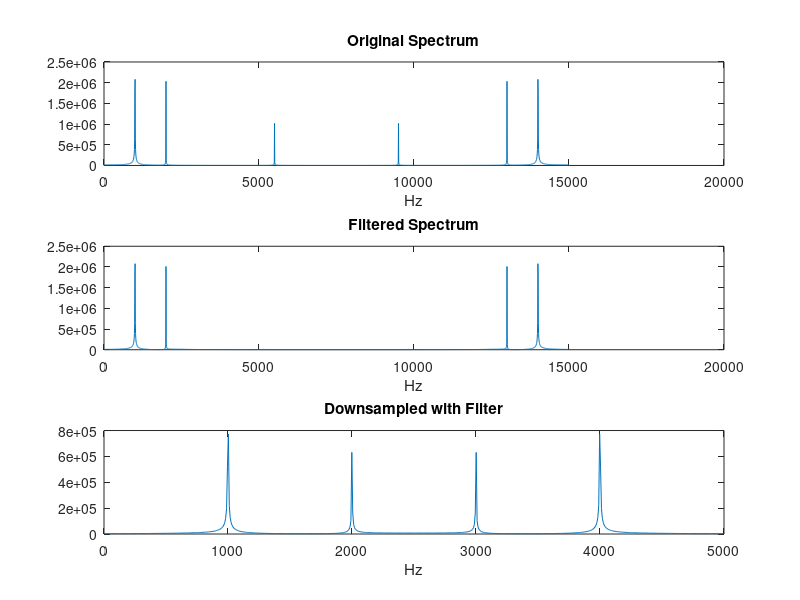
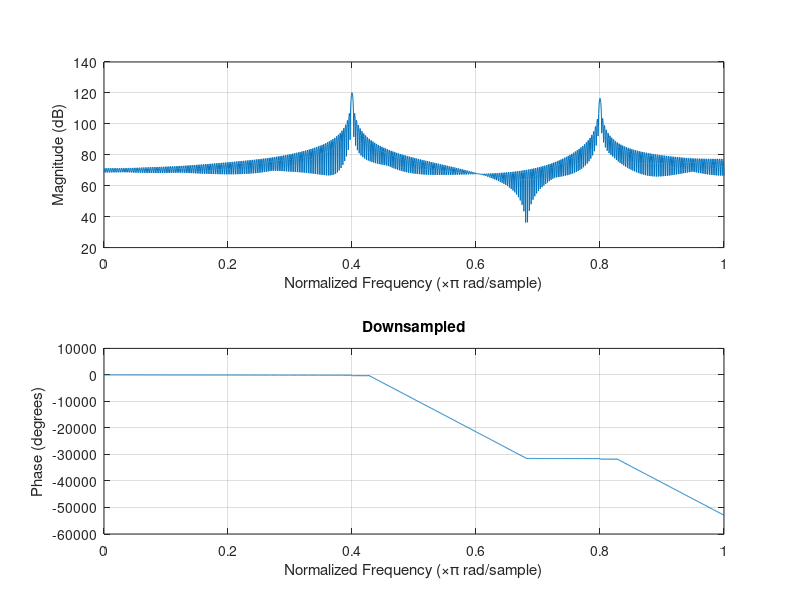

Write the MATLAB code that produced these figures, in order.
%2022e048
%BANDARA H.G.T.D.
%Lab04-Part-A
%Part 2

% Given signal parameters
fs = 15000; % Sampling frequency
N = 2048;   % Number of samples
t = (0:N-1)/fs; % Time vector

% Signal components
A1 = 3000; f1 = 1000;
A2 = 2000; f2 = 2000;
A3 = 1000; f3 = 5500;

% Sampled signal
x = A1*sin(2*pi*f1*t) + A2*sin(2*pi*f2*t) + A3*sin(2*pi*f3*t);

% Low-pass filter design (cutoff = fs/6)
fc = fs/6;
[b,a] = butter(8, 2*fc/fs); 
x_filtered = filter(b, a, x);
xd_f = x_filtered(1:3:end);
fsd = fs/3;

% Plot in Hz
figure;
subplot(3,1,1); 
plot((0:length(x)-1)*fs/N, abs(fft(x))); title('Original Spectrum'); xlabel('Hz');
subplot(3,1,2); 
plot((0:length(x_filtered)-1)*fs/N, abs(fft(x_filtered))); title('Filtered Spectrum'); xlabel('Hz');
subplot(3,1,3); 
plot((0:length(xd_f)-1)*fsd/length(xd_f), abs(fft(xd_f))); title('Downsampled with Filter'); xlabel('Hz');

% Plot in rad
figure;
subplot(3,1,1); 
freqz(x,1); title('Original');
subplot(3,1,2); 
freqz(x_filtered,1); title('Filtered');
subplot(3,1,3); 
freqz(xd_f,1); title('Downsampled');
